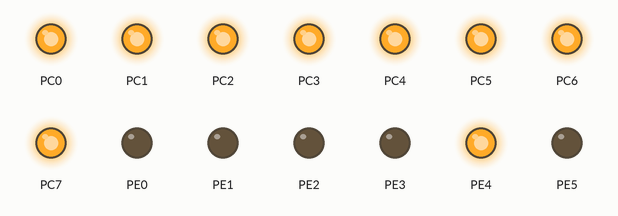
Recording of a program running on a simulated ATmega128, built with avr-gcc and emulated at 16 MHz. Parts: output pins drawn as LEDs (lit = HIGH).

Above: at 0.5 s.
At 1.5 s:
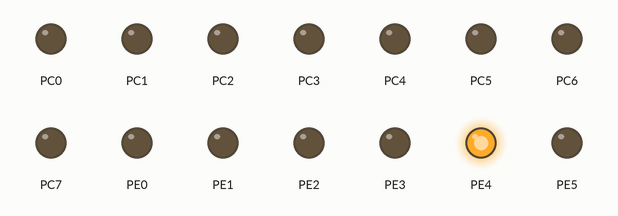
At 3.5 s:
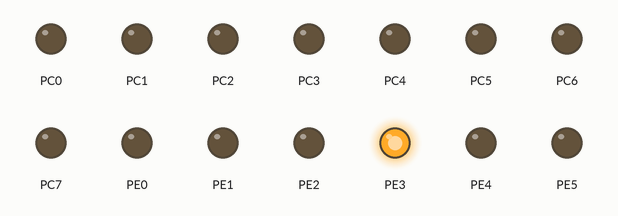
Timing chart, 0 to 5.2 s (numbered marks = the images above):
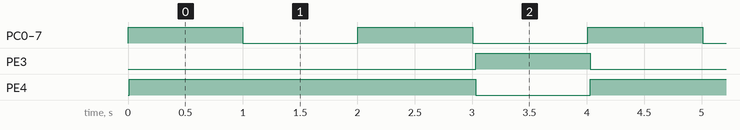

Measured:
- by itself, PC0–7: alternates HIGH for 1.0 s and LOW for 1.0 s
- by itself, PE3: alternates HIGH for 1.0 s and LOW for 3.0 s
- by itself, PE4: alternates HIGH for 3.0 s and LOW for 1.0 s

The program:

main.c
```c
/*
 * DC_CONTROL.c
 *
 * Created: 2022-01-29 오후 3:01:09
 * Author : Geonha
 */


#define F_CPU 16000000UL
#include <avr/io.h>
#include <avr/interrupt.h>
#include <util/delay.h>

//SERVO MOTER는 50hz에서
//high가 0.6-2.5ms만큼 각도 제어 (0에서 180)
// 5,6,7번 핀  각각 OC3A, OC3B, OC3C
// 0/1 신호 1/0 신호 입력으로 제어
volatile int x;
void INIT_PORT(void) // PORT 초기화
{
	DDRE = 0xff; // PWM 출력, SERVO 제어, 5,6,7번 핀
	PORTE = 0x00;

	DDRC = 0xff; // LED 출력
	PORTC = 0xff;
}

void INIT_TIMER0(void) // TIMER0 초기화
{
	TCCR0 =
	((1<<WGM00)|(0<<WGM01)|(1<<COM01)|(0<<COM00) // Phase Correct PWM(1/0) up1 down0
	|(0<<CS02)|(1<<CS01)|(1<<CS00)); // 32 분주 (

	TCNT0= 0x00; // 카운터 = 256
	TIMSK= 0x01; // TIMER0 인터럽트 enable
}
ISR(TIMER0_OVF_vect) //타이머 인터럽트 0번으로 설정
{
	x++;
	if(x>981) // 내부 클럭이 16MHz이고 이를 32분주 * 512(Phas Correct PWM 모드에서 상수)로 나누어 주면 주파수는 980hz가 된다
	// 이를 980카운트 할 시 대략 1초 이므로 대략 1초마다 LED가 TURN-OFF / TURN-ON을 반복하게 됨.
	{
		PORTC = ~PORTC;
		x=0;
	}

}

void INIT_TIMER3(void)
{
	TCCR3A = ((1<<COM3A1)|(0<<COM3A0)|(1<<COM3B1)|(0<<COM3B0)|(1<<WGM31)|(0<<WGM30));
	//OC3A,B,C 전부 phase correct PWM, 동작모드 역시 phase correct PWM:TOP->OCR3 모드 11
	TCCR3B = ((1<<WGM33)|(0<<WGM32)|(1<<CS32)|(0<<CS31)|(0<<CS30)); // 분주비 : 256

	ICR3H = 0x02;	ICR3L = 0x71;//TOP 설정 : 625
	//TCCR3A = 0b00100010; // 10bit 위상교정 PWN(모드3)
	//TCCR3B = 0x03; // 64

	OCR3AH = 0x00;	OCR3AL = 0x00; //0
	OCR3BH = 0x00;  OCR3BL = 0x00; //초기 듀티비 0;
}

int main(void)
{
	INIT_PORT();
	INIT_TIMER0();
	INIT_TIMER3();
	sei();

	/* Replace with your application code */
	while (1)
	{
		/*OCR3BH = 0x00; OCR3BL =0x14; //듀티비 3% => 0.6ms high; 0도 19
		_delay_ms(2000);
		OCR3BH = 0x00; OCR3BL =0x2D; //듀티비 7.7%..? => 90도 49
		_delay_ms(2000);
		OCR3BH = 0x00; OCR3BL =0x4A; //듀티비 12.5% => 2.5ms high; 180도 78
		_delay_ms(2000);
		OCR3BH = 0x00; OCR3BL =0x2D; //듀티비 7.7%..? => 90도 49
		_delay_ms(2000);*/


		/*OCR3BH = 0x01; OCR3BL =0x38; //듀티비 50%;
		_delay_ms(1000);*/

		//OCR3AH = 0x03;  OCR3AL = 0xFF; //듀티비 0%;
		//OCR3BH = 0x00;	OCR3BL = 0x00; // 듀티비 0%
		//_delay_ms(1000);

		//OCR3BH = 0x00;	OCR3BL = 0x00 ;// 듀티비 100%
		OCR3AH = 0x00;	OCR3AL = 0x00;// 듀티비 100%
		OCR3BH = 0x02;	OCR3BL = 0x71; // 듀티비 100%
		_delay_ms(3000);
		OCR3AH = 0x02;	OCR3AL = 0x71;// 듀티비 100%
		OCR3BH = 0x00;	OCR3BL = 0x00; // 듀티비 100%
		_delay_ms(1000);

	}
}
```
